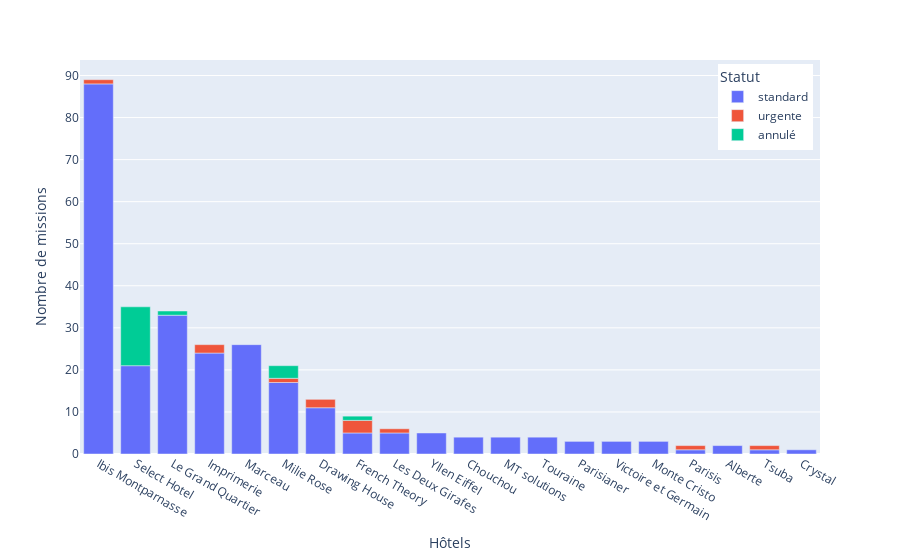

Source (notebook cell):
### Code cell
fig = px.bar(
    monthly_missions_status, x="Propriété", y="Missions", color="Statut"
)

fig.update_layout(legend=dict(yanchor="top", y=0.99, xanchor="right", x=0.99))

fig.update_xaxes(title_text="Hôtels")
fig.update_yaxes(title_text="Nombre de missions")

### Figure 1 — Plotly figure (JSON) as saved in the notebook; plotly's stock layout.template omitted (floating-point values rounded to 4 significant figures)
{"data": [{"alignmentgroup": "True", "hovertemplate": "Statut=standard<br>Propriété=%{x}<br>Missions=%{y}<extra></extra>", "legendgroup": "standard", "marker": {"color": "#636efa", "pattern": {"shape": ""}}, "name": "standard", "offsetgroup": "standard", "orientation": "v", "showlegend": true, "textposition": "auto", "type": "bar", "x": ["Ibis Montparnasse", "Select Hotel", "Le Grand Quartier", "Imprimerie", "Marceau", "Milie Rose", "Drawing House", "French Theory", "Les Deux Girafes", "Yllen Eiffel", "Chouchou", "MT solutions ", "Touraine", "Parisianer", "Victoire et Germain", "Monte Cristo", "Parisis", "Alberte ", "Tsuba", "Crystal"], "xaxis": "x", "y": [88, 21, 33, 24, 26, 17, 11, 5, 5, 5, 4, 4, 4, 3, 3, 3, 1, 2, 1, 1], "yaxis": "y"}, {"alignmentgroup": "True", "hovertemplate": "Statut=urgente<br>Propriété=%{x}<br>Missions=%{y}<extra></extra>", "legendgroup": "urgente", "marker": {"color": "#EF553B", "pattern": {"shape": ""}}, "name": "urgente", "offsetgroup": "urgente", "orientation": "v", "showlegend": true, "textposition": "auto", "type": "bar", "x": ["Ibis Montparnasse", "Imprimerie", "Milie Rose", "Drawing House", "French Theory", "Les Deux Girafes", "Parisis", "Tsuba"], "xaxis": "x", "y": [1, 2, 1, 2, 3, 1, 1, 1], "yaxis": "y"}, {"alignmentgroup": "True", "hovertemplate": "Statut=annulé<br>Propriété=%{x}<br>Missions=%{y}<extra></extra>", "legendgroup": "annulé", "marker": {"color": "#00cc96", "pattern": {"shape": ""}}, "name": "annulé", "offsetgroup": "annulé", "orientation": "v", "showlegend": true, "textposition": "auto", "type": "bar", "x": ["Select Hotel", "Le Grand Quartier", "Milie Rose", "French Theory"], "xaxis": "x", "y": [14, 1, 3, 1], "yaxis": "y"}], "layout": {"barmode": "relative", "legend": {"title": {"text": "Statut"}, "tracegroupgap": 0, "x": 0.99, "xanchor": "right", "y": 0.99, "yanchor": "top"}, "margin": {"t": 60}, "xaxis": {"anchor": "y", "domain": [0, 1], "title": {"text": "Hôtels"}}, "yaxis": {"anchor": "x", "domain": [0, 1], "title": {"text": "Nombre de missions"}}}}
